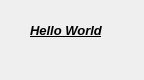
<?xml version="1.0" encoding="UTF-8"?>
<ui version="4.0">
 <class>Dialog</class>
 <widget class="QDialog" name="Dialog">
  <property name="geometry">
   <rect>
    <x>0</x>
    <y>0</y>
    <width>144</width>
    <height>80</height>
   </rect>
  </property>
  <property name="windowTitle">
   <string>Dialog</string>
  </property>
  <widget class="QLabel" name="label">
   <property name="geometry">
    <rect>
     <x>30</x>
     <y>20</y>
     <width>161</width>
     <height>21</height>
    </rect>
   </property>
   <property name="text">
    <string>&lt;html&gt;&lt;head/&gt;&lt;body&gt;&lt;p&gt;&lt;span style=&quot; font-size:10pt; font-weight:600; font-style:italic; text-decoration: underline;&quot;&gt;Hello World&lt;/span&gt;&lt;/p&gt;&lt;/body&gt;&lt;/html&gt;</string>
   </property>
  </widget>
 </widget>
 <layoutdefault spacing="6" margin="11"/>
 <resources/>
 <connections/>
</ui>
